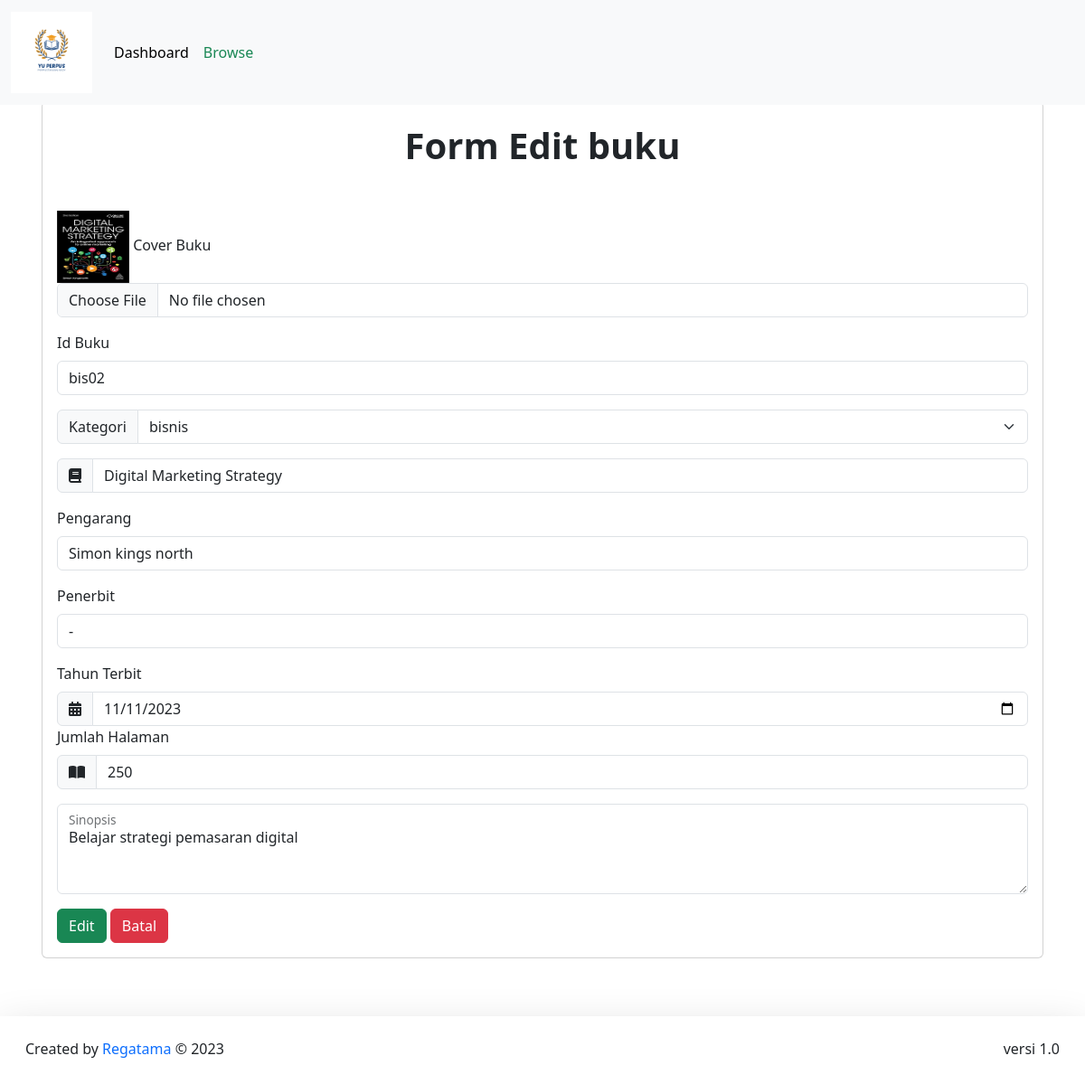
Screenshot of /DashboardAdmin/buku/updateBuku.php?idReview=bis02 with the database file from the repository.
### tables this page shows
CREATE TABLE `buku` (
  `cover` varchar(255) NOT NULL,
  `id_buku` varchar(20) NOT NULL,
  `kategori` varchar(255) NOT NULL,
  `judul` varchar(255) NOT NULL,
  `pengarang` varchar(255) NOT NULL,
  `penerbit` varchar(255) NOT NULL,
  `tahun_terbit` date NOT NULL,
  `jumlah_halaman` int(11) NOT NULL,
  `buku_deskripsi` text NOT NULL,
  `isi_buku` varchar(250) NOT NULL
);

### config/config.php (called while the page is built, shortened)
<?php
$host = "127.0.0.1";
$username = "root";
$password = "";
$database_name = "perpus_abdy";
$connection = mysqli_connect($host, $username, $password, $database_name);
function queryReadData($dataKategori)
{
  global $connection;
  $result = mysqli_query($connection, $dataKategori);
  $items = [];
  while ($item = mysqli_fetch_assoc($result)) {
    $items[] = $item;
  }
  return $items;
}

### DashboardAdmin/buku/updateBuku.php (the view, shortened to what this page needs)
<?php
require "../../config/config.php";
$review = $_GET["idReview"];
$reviewData = queryReadData("SELECT * FROM buku WHERE id_buku = '$review'")[0];
?>
<!DOCTYPE html>
<html lang="en">
<head>
   <link href="../../assets/css/bootstrap.min.css" rel="stylesheet"
>
</head>
<body>
   <nav class="navbar fixed-top navbar-expand-lg bg-body-tertiary">
      <div class="container-fluid">
         <a class="navbar-brand" href="#">
            <img src="../../assets/logoNav.png" alt="logo" width="90px">
         </a>
         <div class="collapse navbar-collapse" id="navbarNav">
            <ul class="navbar-nav">
               <li class="nav-item">
                  <a class="nav-link active" aria-current="page" href="../dashboardAdmin.php">Dashboard</a>
               </li>
               <li class="nav-item">
                  <a class="nav-link text-success" href="daftarBuku.php">Browse</a>
               </li>
            </ul>
         </div>
      </div>
   </nav>
   <div class="container p-3 mt-5">
      <div class="card p-2 mt-5">
         <h1 class="text-center fw-bold p-3">Form Edit buku</h1>
         <form action="" method="post" enctype="multipart/form-data" class="mt-3 p-2">
            <div class="custom-css-form">
               <div class="mb-3">
                  <img src="../../imgDB/<?= $reviewData["cover"]; ?>" width="80px" height="80px">
                  <label for="formFileMultiple" class="form-label">Cover Buku</label>
                  <input class="form-control" type="file" name="cover" id="formFileMultiple">
               </div>
               <div class="mb-3">
                  <label for="exampleFormControlInput1" class="form-label">Id Buku</label>
                  <input type="text" class="form-control" name="id_buku" id="exampleFormControlInput1"
                     placeholder="example inf01" value="<?= $reviewData["id_buku"]; ?>">
               </div>
            </div>
            <div class="input-group mb-3">
               <label class="input-group-text" for="inputGroupSelect01">Kategori</label>
               <select class="form-select" id="inputGroupSelect01" name="kategori">
                  <option selected><?= $reviewData["kategori"]; ?></option>
               </select>
            </div>
            <div class="input-group mb-3">
               <span class="input-group-text" id="basic-addon1"><i class="fa-solid fa-book"></i></span>
               <input type="text" class="form-control" name="judul" id="judul" placeholder="Judul Buku"
                  aria-label="Username" aria-describedby="basic-addon1" value="<?= $reviewData["judul"]; ?>">
            </div>
            <div class="mb-3">
               <label for="exampleFormControlInput1" class="form-label">Pengarang</label>
               <input type="text" class="form-control" name="pengarang" id="exampleFormControlInput1"
                  placeholder="nama pengarang" value="<?= $reviewData["pengarang"]; ?>">
            </div>
            <div class="mb-3">
               <label for="exampleFormControlInput1" class="form-label">Penerbit</label>
               <input type="text" class="form-control" name="penerbit" id="exampleFormControlInput1"
                  placeholder="nama penerbit" value="<?= $reviewData["penerbit"]; ?>">
            </div>
            <label for="validationCustom01" class="form-label">Tahun Terbit</label>
            <div class="input-group mt-0">
               <span class="input-group-text" id="basic-addon1"><i class="fa-solid fa-calendar-days"></i></span>
               <input type="date" class="form-control" name="tahun_terbit" id="validationCustom01"
                  value="<?= $reviewData["tahun_terbit"]; ?>">
            </div>
            <label for="validationCustom01" class="form-label">Jumlah Halaman</label>
            <div class="input-group mt-0">
               <span class="input-group-text" id="basic-addon1"><i class="fa-solid fa-book-open"></i></span>
               <input type="number" class="form-control" name="jumlah_halaman" id="validationCustom01"
                  value="<?= $reviewData["jumlah_halaman"]; ?>">
            </div>
            <div class="form-floating mt-3 mb-3">
               <textarea class="form-control" placeholder="sinopsis tentang buku ini" name="buku_deskripsi"
                  id="floatingTextarea2" style="height: 100px"><?= $reviewData["buku_deskripsi"]; ?></textarea>
               <label for="floatingTextarea2">Sinopsis</label>
            </div>
            <button class="btn btn-success" type="submit" name="update">Edit</button>
            <a class="btn btn-danger" href="daftarBuku.php">Batal</a>
         </form>
      </div>
   </div>
   <footer class="mt-5 shadow-lg bg-subtle p-3">
      <div class="container-fluid d-flex justify-content-between">
         <p class="mt-2">Created by <span class="text-primary"> Regatama</span> © 2023</p>
         <p class="mt-2">versi 1.0</p>
      </div>
   </footer>
</body>
</html>

### rows the page displays
buku: cover (picture), id_buku "bis02", kategori "bisnis", judul "Digital Marketing Strategy", pengarang "Simon kings north", penerbit "-", tahun_terbit "11/11/2023", jumlah_halaman "250", buku_deskripsi "Belajar strategi pemasaran digital"
